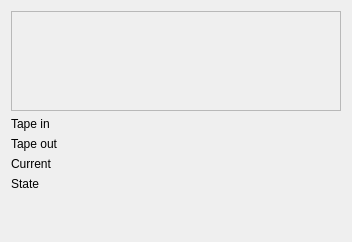
       <widget class="QWidget" name="tapeTab">
        <attribute name="icon">
         <iconset resource="../xpeccy.qrc">
          <normaloff>:/images/tape.png</normaloff>:/images/tape.png</iconset>
        </attribute>
        <attribute name="title">
         <string/>
        </attribute>
        <layout class="QVBoxLayout" name="verticalLayout_10">
         <item>
          <widget class="QLabel" name="labTapeDiag">
           <property name="sizePolicy">
            <sizepolicy hsizetype="Fixed" vsizetype="Fixed">
             <horstretch>0</horstretch>
             <verstretch>0</verstretch>
            </sizepolicy>
           </property>
           <property name="minimumSize">
            <size>
             <width>330</width>
             <height>100</height>
            </size>
           </property>
           <property name="baseSize">
            <size>
             <width>330</width>
             <height>100</height>
            </size>
           </property>
           <property name="frameShape">
            <enum>QFrame::StyledPanel</enum>
           </property>
           <property name="text">
            <string/>
           </property>
          </widget>
         </item>
         <item>
          <layout class="QGridLayout" name="gridLayout_9" columnstretch="0,10">
           <item row="2" column="0">
            <widget class="QLabel" name="label_12">
             <property name="text">
              <string>Tape out</string>
             </property>
            </widget>
           </item>
           <item row="3" column="0">
            <widget class="QLabel" name="label_26">
             <property name="text">
              <string>Current</string>
             </property>
            </widget>
           </item>
           <item row="5" column="0">
            <spacer name="verticalSpacer_9">
             <property name="orientation">
              <enum>Qt::Vertical</enum>
             </property>
             <property name="sizeHint" stdset="0">
              <size>
               <width>20</width>
               <height>40</height>
              </size>
             </property>
            </spacer>
           </item>
           <item row="0" column="1">
            <widget class="QLabel" name="labTapein">
             <property name="text">
              <string/>
             </property>
            </widget>
           </item>
           <item row="2" column="1">
            <widget class="QLabel" name="labTapeout">
             <property name="text">
              <string/>
             </property>
            </widget>
           </item>
           <item row="3" column="1">
            <widget class="QLabel" name="labSigLen">
             <property name="text">
              <string/>
             </property>
            </widget>
           </item>
           <item row="0" column="0">
            <widget class="QLabel" name="label_9">
             <property name="text">
              <string>Tape in</string>
             </property>
            </widget>
           </item>
           <item row="4" column="0">
            <widget class="QLabel" name="label_27">
             <property name="text">
              <string>State</string>
             </property>
            </widget>
           </item>
           <item row="4" column="1">
            <widget class="QLabel" name="labTapeState">
             <property name="text">
              <string/>
             </property>
            </widget>
           </item>
          </layout>
         </item>
        </layout>
       </widget>
